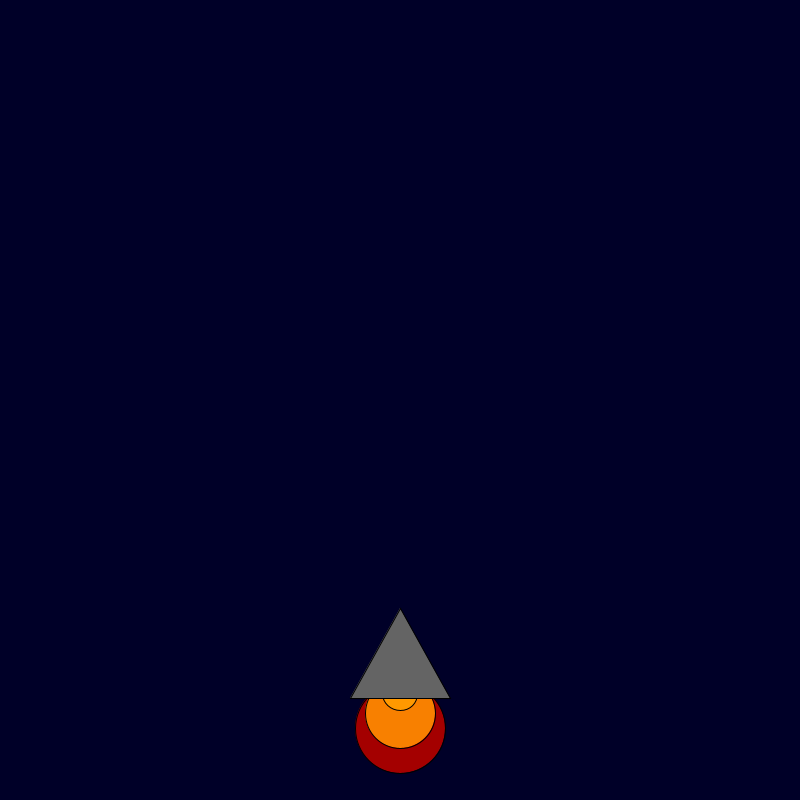
Frame 1 (no input)
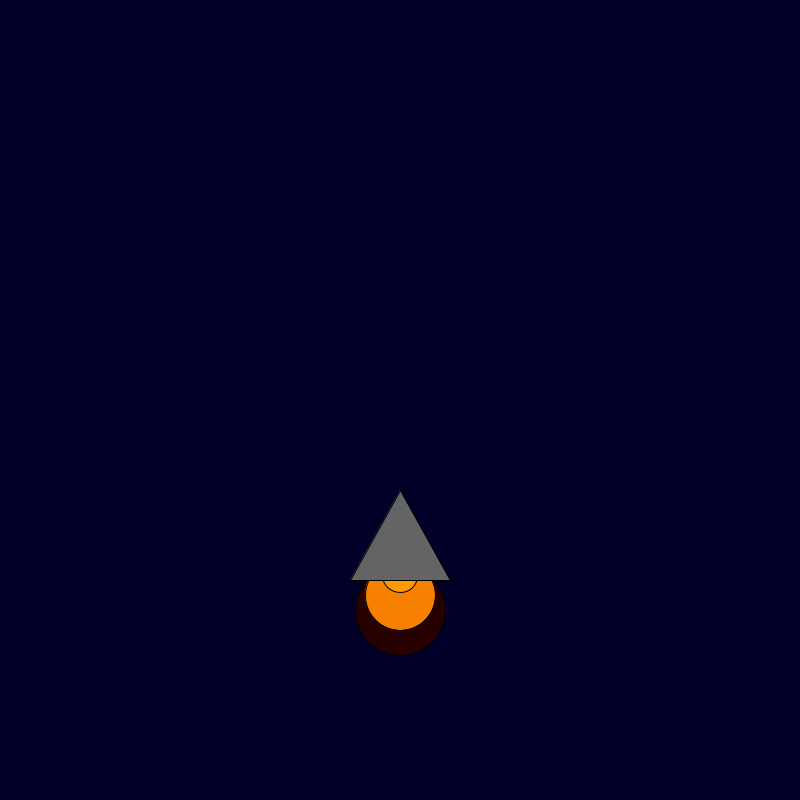
Frame 60 (the mouse pressed at the canvas centre just before this capture)
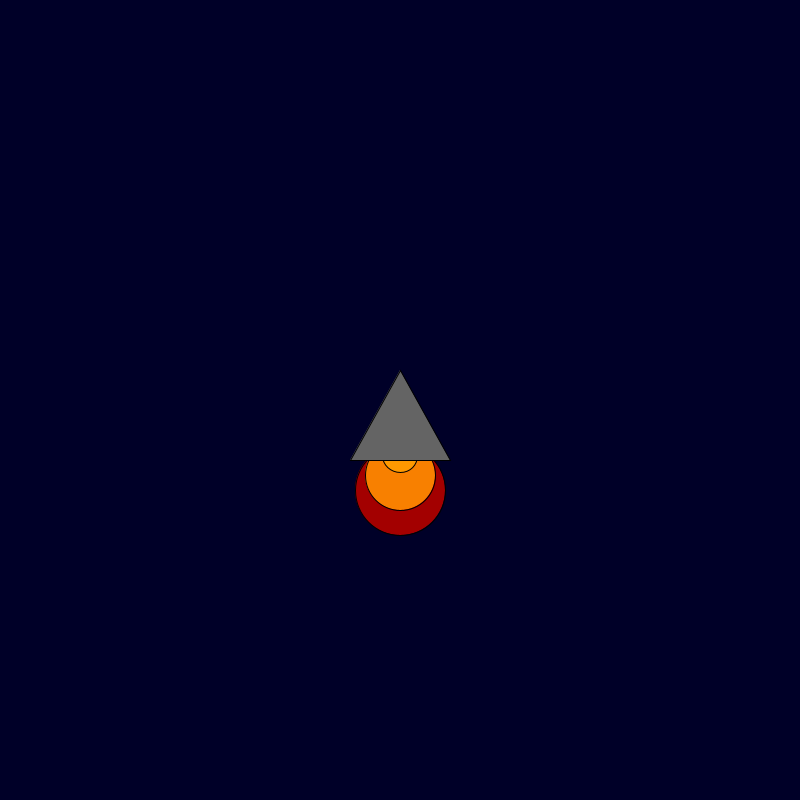
Frame 120 (the mouse held since frame 60 and released just before this capture)

The Processing sketch that drew these frames (run headless with seeded random() and noise(); from frame 60 on, the mouse is pressed at the canvas centre):

// Processing sketch: rocket_ship
// ── rocket_ship.pde
int x = 400; 
int y = 600; 

void setup() {
  
 size(800, 800);
    

}

void draw() {
  background(0, 0, 40);
  y = y -2;

    fill(random(255), 0, 0);
    ellipse(400, y + 130, 90, 90);
    fill(248, 128, 0);
    ellipse(x, y + 115, 70, 70);
    fill(255, 153, 0);
    ellipse(x, y + 95, 35, 35);
    fill(100, 100, 100);
    triangle(x, y + 10, x + 50, y + 100, x - 50, y + 100);

}
